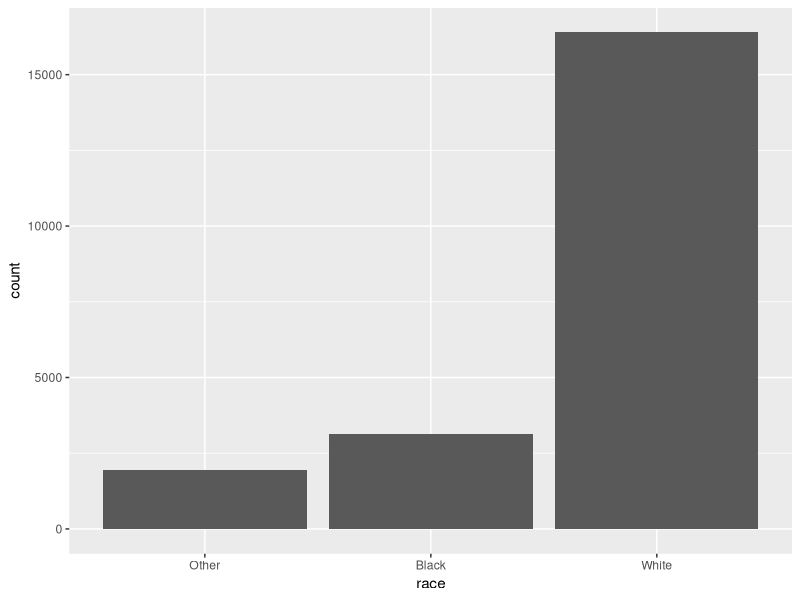
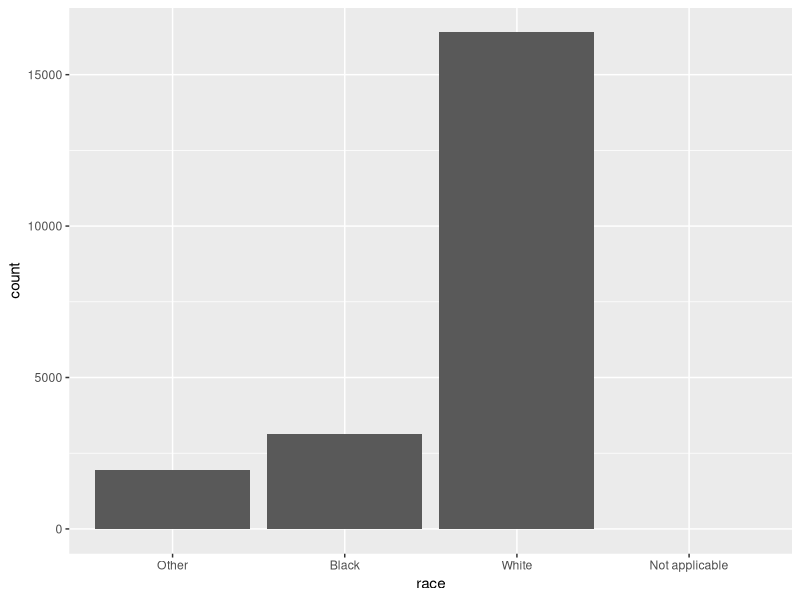
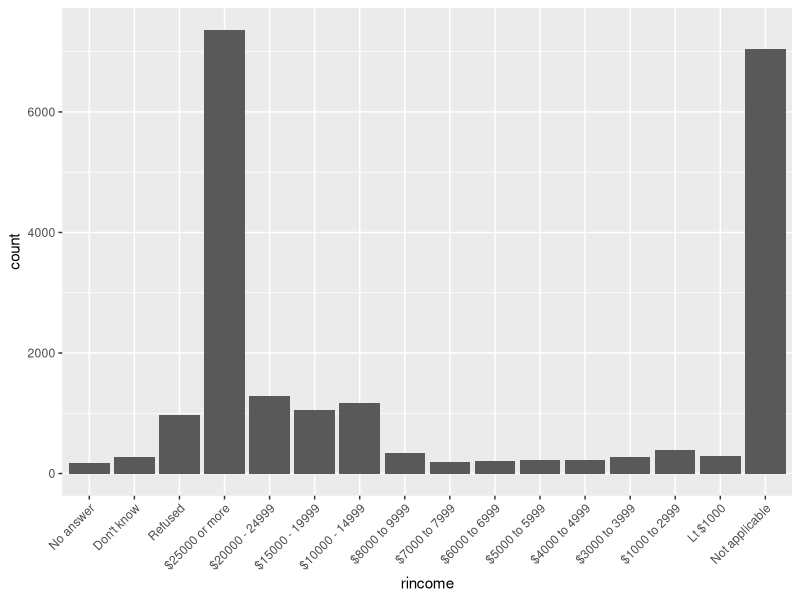
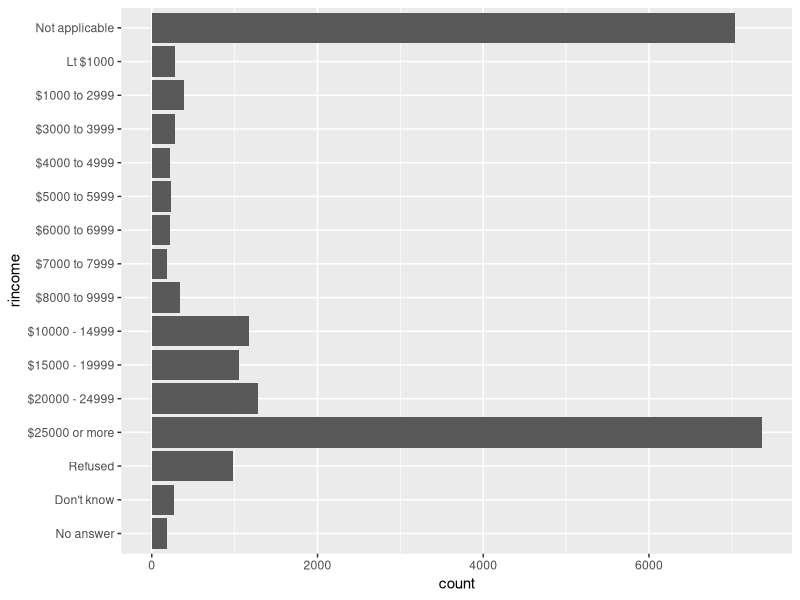
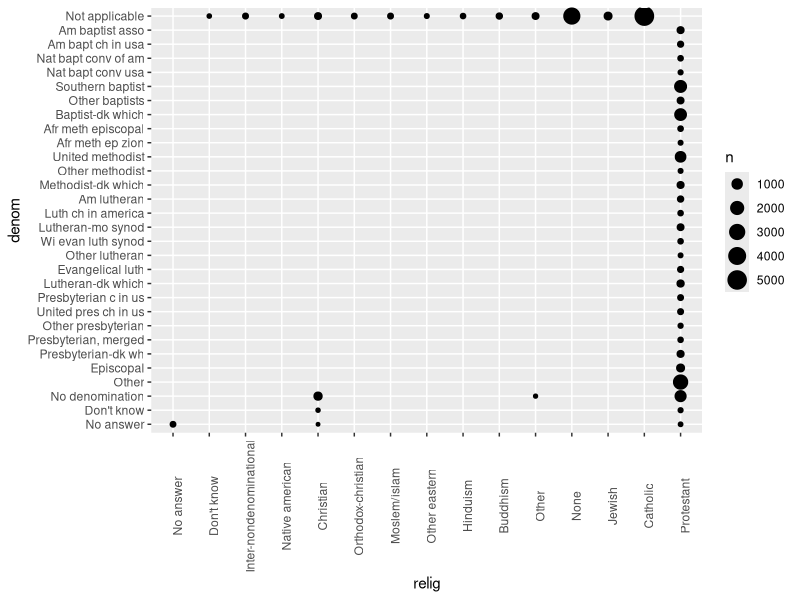
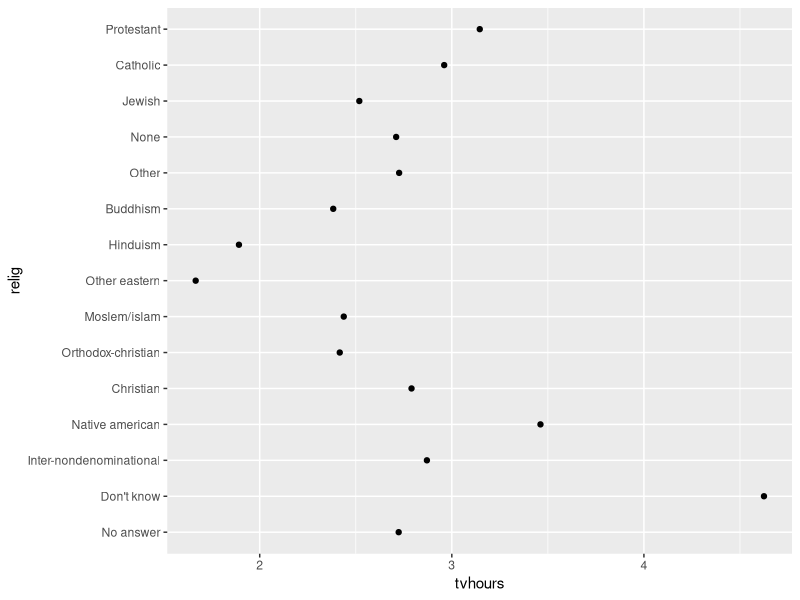
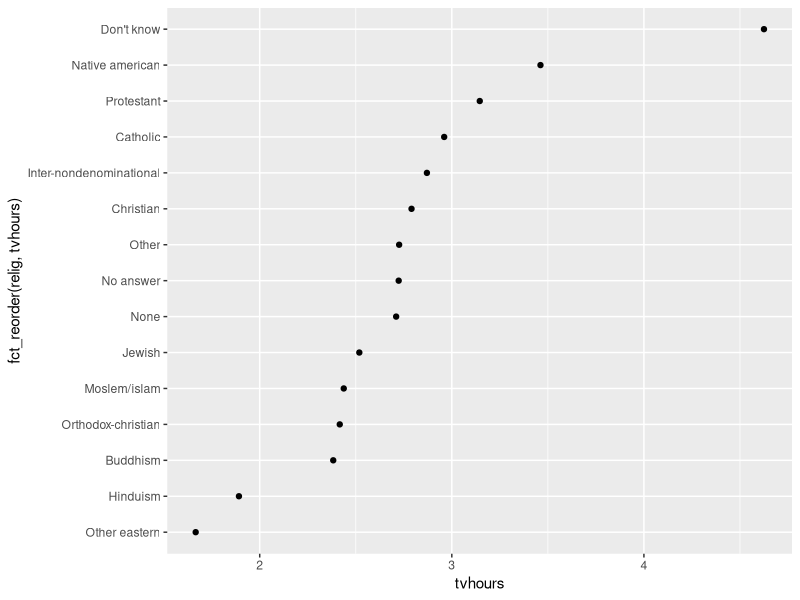
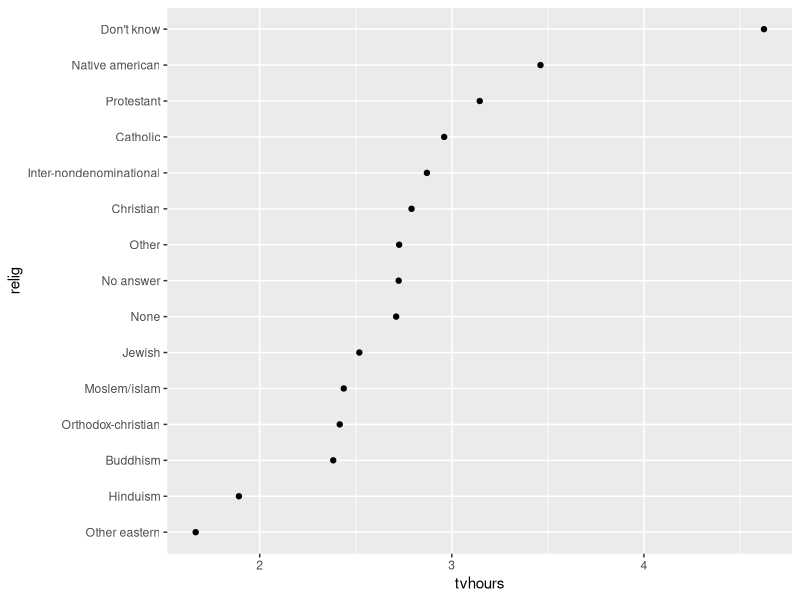

Recreate these plots in R, in order.
library(tidyverse)

# Factor 이란 범주형 Variable을 칭하는 것 같다.
x1 <- c("Dec", "Apr", "Jan", "Mar")
x1
month_levels <- c(
  "Jan", "Feb", "Mar", "Apr", "May", "Jun", 
  "Jul", "Aug", "Sep", "Oct", "Nov", "Dec"
)
y1 <- factor(x1, levels = month_levels)
y1
sort(y1)
x2 <- c("Dec", "Apr", "Jam", "Mar")
y2 <- factor(x2, levels = month_levels)
y2
sort(y2)
factor(x1) # omit levels -> alphabetical order
# parse_factor makes a warning instead of representing NA.
f1 <- factor(x1, levels = unique(x1))
f1
levels(f1)
levels(y1)

gss_cat
class(gss_cat)
summary(gss_cat)
glimpse(gss_cat)
gss_cat %>% 
  count(race)
ggplot(gss_cat, aes(race)) +
  geom_bar()

ggplot(gss_cat, aes(race)) +
  geom_bar() +
  scale_x_discrete(drop = FALSE)

rincome <- ggplot(gss_cat, aes(rincome)) +
  geom_bar()
gss_cat %>% 
  count(rincome)
rincome +
  theme(axis.text.x = element_text(angle = 45, hjust = 1))
rincome + coord_flip() # 그래 요고딩

gss_cat %>% 
  count(relig) %>% 
  arrange(desc(n))

gss_cat %>% 
  count(partyid) %>% 
  arrange(desc(n))

levels(gss_cat$denom)

gss_cat %>% 
  filter(!denom %in% c("No answer", "Don't know", "No denomination", "Other", "Not applicable")) %>% 
  count(relig)

# Scatterplot 그려서 체크하기
gss_cat %>%
  count(relig, denom) %>%
  ggplot(aes(x = relig, y = denom, size = n)) +
  geom_point() +
  theme(axis.text.x = element_text(angle = 90))

relig_summary <- gss_cat %>%
  group_by(relig) %>%
  summarise(
    age = mean(age, na.rm = TRUE),
    tvhours = mean(tvhours, na.rm = TRUE),
    n = n()
  )
relig_summary
ggplot(relig_summary, aes(tvhours, relig)) + geom_point()
ggplot(relig_summary, aes(tvhours, fct_reorder(relig, tvhours))) +
  geom_point() # 범주형 변수 reorder을 통해 가시성 up

relig_summary %>%
  mutate(relig = fct_reorder(relig, tvhours)) %>%
  ggplot(aes(tvhours, relig)) +
  geom_point()

rincome_summary <- gss_cat %>%
  group_by(rincome) %>%
  summarise(
    age = mean(age, na.rm = TRUE),
    tvhours = mean(tvhours, na.rm = TRUE),
    n = n()
  )

ggplot(rincome_summary, aes(age, fct_reorder(rincome, age))) + geom_point()
ggplot(rincome_summary, aes(age, fct_relevel(rincome, "Not applicable", after = 6L ))) +
  geom_point() # fct_relevel 하면 원하는 factor을 아무 위치로나 이동 가능

by_age <- gss_cat %>%
  filter(!is.na(age)) %>%
  count(age, marital) %>%
  group_by(age) %>% 
  mutate(prop = n / sum(n))

# 그래프 오른쪽 끝에 맞추어 정렬하는 법
ggplot(by_age, aes(age, prop, colour = marital)) +
  geom_line(na.rm = TRUE)
ggplot(by_age, aes(age, prop, colour = fct_reorder2(marital, age, prop))) +
  geom_line() + 
  labs(colour = "marital")

gss_cat$marital
gss_cat %>% 
  mutate(marital = marital %>% 
           fct_infreq() %>% # 여기서 크기순 정렬
           fct_rev()) %>% # 이거는 오름차 내림차
  ggplot(aes(marital)) +
  geom_bar()

gss_cat %>% count(partyid)

gss_cat %>%
  mutate(partyid = fct_recode(partyid,
                              "Republican, strong"    = "Strong republican",
                              "Republican, weak"      = "Not str republican",
                              "Independent, near rep" = "Ind,near rep",
                              "Independent, near dem" = "Ind,near dem",
                              "Democrat, weak"        = "Not str democrat",
                              "Democrat, strong"      = "Strong democrat",
                              "Other"                 = "No answer",
                              "Other"                 = "Don't know",
                              "Other"                 = "Other party"
  )) %>%
  count(partyid) # 이거를 Others로 합칠 수가 있음.. Recode의 용이성

gss_cat %>%
  mutate(partyid = fct_collapse(partyid,
                                other = c("No answer", "Don't know", "Other party"),
                                rep = c("Strong republican", "Not str republican"),
                                ind = c("Ind,near rep", "Independent", "Ind,near dem"),
                                dem = c("Not str democrat", "Strong democrat")
  )) %>%
  count(partyid) # fct_collapse 이게 최강인데? recode보다?

gss_cat %>%
  mutate(relig = fct_lump(relig)) %>% 
  count(relig) # 제일 빈도 높은 거 빼고 다 묶어버림

# over-collapse되는 경우를 방지하기 위해 n = ? 걸어주기
gss_cat %>%
  mutate(relig = fct_lump(relig, n = 10)) %>%
  count(relig, sort = TRUE) %>% 
  print(n = Inf)

#15.5 ex
gss_cat %>%
  mutate(
    partyid =
      fct_collapse(partyid,
                   other = c("No answer", "Don't know", "Other party"),
                   rep = c("Strong republican", "Not str republican"),
                   ind = c("Ind,near rep", "Independent", "Ind,near dem"),
                   dem = c("Not str democrat", "Strong democrat")
      )
  ) %>%
  count(year, partyid) %>%
  group_by(year) %>%
  mutate(p = n / sum(n)) %>%
  ggplot(aes(
    x = year, y = p,
    colour = fct_reorder2(partyid, year, p)
  )) +  # fct_reorder2(y, x) 순이다. y가 종속.
  geom_point() +
  geom_line() +
  labs(colour = "Party ID.")

levels(gss_cat$rincome)

#15.4 ex
summary(gss_cat$tvhours)
gss_cat %>% 
  filter(!is.na(tvhours)) %>% 
  ggplot(aes(x = tvhours)) +
  geom_histogram(binwidth = 1)

keep(gss_cat, is.factor) %>% names()
levels(gss_cat$marital)
levels(gss_cat$race)
